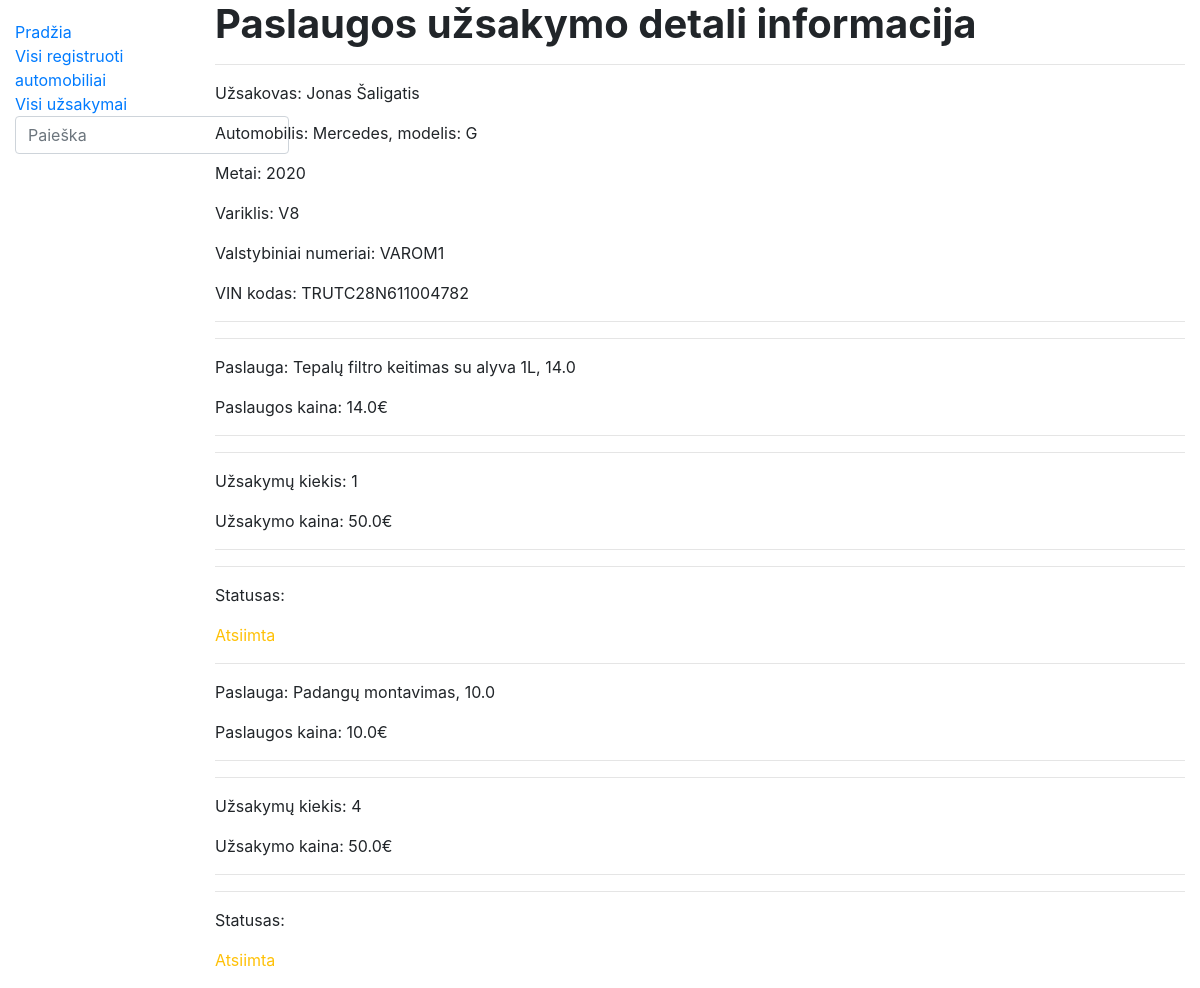
Page /library/uzsakymai/fbe11a4b-ac52-4a4f-a881-494f12fe41d5 on the committed database.
### library/models.py (models this page shows, shortened)
class Uzsakymas(models.Model):
    id = models.UUIDField(primary_key=True, default=uuid.uuid4, help_text='Unikalus užsakymo ID')
    automobilis = models.ForeignKey('Automobilis', on_delete=models.SET_NULL, null=True)
    atsiemimo_data = models.DateField('Atsiėmimo data', null=False, blank=False)
    suma = models.FloatField('Suma', max_length=10, help_text='Įveskite bendrą paslaugų sumą.')
    SERVICE_STATUS = (
        ('a', 'Atsiimta'),
        ('g', 'Galima atsiimti'),
        ('s', 'Taisoma'),
        ('e', 'Eileje')
    )
    status = models.CharField(
        max_length=1,
        choices=SERVICE_STATUS,
        blank=True,
        default='a',
        help_text='Status'
    )
    class Meta:
        ordering = ['atsiemimo_data']
        verbose_name = "Užsakymas"
        verbose_name_plural = "Užsakymai"

class Automobilis(models.Model):
    valstybinis_nr = models.CharField("Valstybinis_NR", max_length=6)
    automobilis_id = models.ForeignKey("AutomobilisModelis", on_delete=models.SET_NULL, null=True)
    vin_kodas = models.TextField('VIN_kodas', max_length=17, help_text='Įveskite automobilio VIN kodą.')
    klientas = models.TextField('Klientas', max_length=25, help_text='Įveskite automobilio savininką.')
    cover = models.ImageField('Viršelis', upload_to='covers', null=True)
    class Meta:
        ordering = ['klientas', 'valstybinis_nr']
        verbose_name = "Automobilis"
        verbose_name_plural = "Automobiliai"

class AutomobilisModelis(models.Model):
    metai = models.CharField('Metai', max_length=20)
    marke = models.CharField('Markė', max_length=20)
    modelis = models.CharField('Modelis', max_length=20)
    variklis = models.CharField('Variklis', max_length=20)
    class Meta:
        verbose_name = "Automobilio modelis"
        verbose_name_plural = "Automobilių modeliai"

class UzsakymoEilute(models.Model):
    paslauga_id = models.ForeignKey('Paslauga', on_delete=models.SET_NULL, null=True)
    uzsakymas_id = models.ForeignKey('Uzsakymas', on_delete=models.SET_NULL, null=True)
    kiekis = models.IntegerField('Kiekis', help_text='Įveskite paslaugų kiekį.')
    kaina = models.CharField('Kaina', max_length=200, help_text='Įveskite paslaugų kainą.')
    class Meta:
        verbose_name = "Užsakymo eilutė"
        verbose_name_plural = "Užsakymų eilutės"

class Paslauga(models.Model):
    pavadinimas = models.CharField('Paslauga', max_length=200, help_text='Įveskite paslaugą.')
    kaina = models.FloatField('Kaina', max_length=10, help_text='Įveskite paslaugos kainą.')
    def __str__(self):
        return f'{self.pavadinimas}, {self.kaina}'
    class Meta:
        verbose_name = "Paslauga"
        verbose_name_plural = "Paslaugos"

### library/views.py (the view)
# urls.py: path('uzsakymai/<uuid:pk>', views.UzsakymasDetailView.as_view(), name='uzsakymas-detail'),
class UzsakymasDetailView(generic.DetailView):
    model = Uzsakymas
    template_name = 'uzsakymas_detail.html'

### library/templates/uzsakymas_detail.html
{% extends "base.html" %}
{% block content %}
<h1><strong>Paslaugos užsakymo detali informacija</strong></h1>
<hr>
<p>Užsakovas: {{ uzsakymas.automobilis.klientas }}</p>
<p>Automobilis: {{ uzsakymas.automobilis.automobilis_id.marke }}, modelis: {{ uzsakymas.automobilis.automobilis_id.modelis }}</p>
<p>Metai: {{ uzsakymas.automobilis.automobilis_id.metai }}</p>
<p>Variklis: {{ uzsakymas.automobilis.automobilis_id.variklis }}</p>
<p>Valstybiniai numeriai: {{ uzsakymas.automobilis.valstybinis_nr }}</p>
<p>VIN kodas: {{ uzsakymas.automobilis.vin_kodas }}</p>
<hr>
{% for uzsakymas_eil in uzsakymas.uzsakymoeilute_set.all %}
<hr>
<p>Paslauga: {{ uzsakymas_eil.paslauga_id }}</p>
<p>Paslaugos kaina: {{ uzsakymas_eil.paslauga_id.kaina }}€</p>
<hr>
<hr>
<p>Užsakymų kiekis: {{ uzsakymas_eil.kiekis }}</p>
<p>Užsakymo kaina: {{ uzsakymas_eil.uzsakymas_id.suma }}€</p>
<hr>
<hr>
<p>Statusas: </p>
<p class="{% if uzsakymas.status == 'g' %}text-success
          {% elif uzsakymas.status == 's' %}text-danger
          {% else %}text-warning{% endif %}"> {{uzsakymas_eil.uzsakymas_id.get_status_display}} </p>
{% endfor %}
{% endblock %}

### library/templates/base.html (shortened to what this page needs)
<!DOCTYPE html>
<html lang="en">
<head>
    <link rel="stylesheet" href="https://stackpath.bootstrapcdn.com/bootstrap/4.1.3/css/bootstrap.min.css"
>
    {% load static %}
    <link rel="stylesheet" href="{% static 'css/styles.css' %}">
</head>
<body>
<div class="container-fluid">
    <div class="row">
        <div class="col-sm-2">
            {% block sidebar %}
            <ul class="sidebar-nav">
                <li><a href="{% url 'index' %}">Pradžia</a></li>
                <li><a href="{% url 'automobiliai' %}">Visi registruoti automobiliai</a></li>
                <li><a href="{% url 'uzsakymai' %}">Visi užsakymai</a></li>
                <li>
                    <form action="{% url 'search' %}" method="get" class="form-inline">
                        <input name="query" class="form-control" type="text" placeholder="Paieška">
                    </form>
                </li>
            </ul>
            {% endblock %}
        </div>
        <div class="col-sm-10 ">{% block content %}{% endblock %}</div>
    </div>
</div>
</body>
</html>

### library/static/css/styles.css (style rules this page uses)
.sidebar-nav { margin-top: 20px; padding: 0; list-style: none; }

### rows in the picture
Uzsakymas: automobilis.klientas "Jonas Šaligatis", automobilis.automobilis_id.marke "Mercedes", automobilis.automobilis_id.modelis "G", automobilis.automobilis_id.metai "2020", automobilis.automobilis_id.variklis "V8", automobilis.valstybinis_nr "VAROM1", automobilis.vin_kodas "TRUTC28N611004782"
UzsakymoEilute: paslauga_id "Tepalų filtro keitimas su alyva 1L, 14.0", paslauga_id.kaina "14.0", kiekis "1", uzsakymas_id.suma "50.0", uzsakymas_id.status "Atsiimta"
UzsakymoEilute: paslauga_id "Padangų montavimas, 10.0", paslauga_id.kaina "10.0", kiekis "4", uzsakymas_id.suma "50.0", uzsakymas_id.status "Atsiimta"
